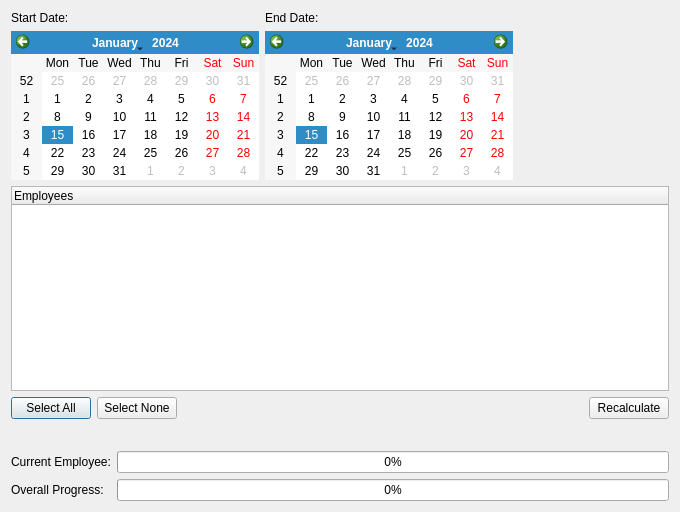
<?xml version="1.0" encoding="UTF-8"?>
<ui version="4.0">
 <class>RecalculateAttendance</class>
 <widget class="QDialog" name="RecalculateAttendance">
  <property name="geometry">
   <rect>
    <x>0</x>
    <y>0</y>
    <width>680</width>
    <height>512</height>
   </rect>
  </property>
  <property name="windowTitle">
   <string>Recalculate Attendance</string>
  </property>
  <layout class="QVBoxLayout" name="verticalLayout">
   <item>
    <layout class="QGridLayout" name="gridLayout">
     <item row="0" column="0">
      <widget class="QLabel" name="label">
       <property name="text">
        <string>Start Date:</string>
       </property>
      </widget>
     </item>
     <item row="0" column="1">
      <widget class="QLabel" name="label_2">
       <property name="text">
        <string>End Date:</string>
       </property>
      </widget>
     </item>
     <item row="1" column="0">
      <widget class="QCalendarWidget" name="StartDate"/>
     </item>
     <item row="1" column="1">
      <widget class="QCalendarWidget" name="EndDate"/>
     </item>
     <item row="0" column="2" rowspan="2">
      <spacer name="horizontalSpacer_2">
       <property name="orientation">
        <enum>Qt::Horizontal</enum>
       </property>
       <property name="sizeHint" stdset="0">
        <size>
         <width>40</width>
         <height>20</height>
        </size>
       </property>
      </spacer>
     </item>
    </layout>
   </item>
   <item>
    <widget class="QTreeWidget" name="EmployeesList">
     <property name="sizePolicy">
      <sizepolicy hsizetype="Expanding" vsizetype="Expanding">
       <horstretch>0</horstretch>
       <verstretch>1</verstretch>
      </sizepolicy>
     </property>
     <column>
      <property name="text">
       <string>Employees</string>
      </property>
     </column>
    </widget>
   </item>
   <item>
    <layout class="QHBoxLayout" name="horizontalLayout">
     <item>
      <widget class="QPushButton" name="SelectAll">
       <property name="text">
        <string>Select All</string>
       </property>
      </widget>
     </item>
     <item>
      <widget class="QPushButton" name="SelectNone">
       <property name="text">
        <string>Select None</string>
       </property>
      </widget>
     </item>
     <item>
      <spacer name="horizontalSpacer">
       <property name="orientation">
        <enum>Qt::Horizontal</enum>
       </property>
       <property name="sizeHint" stdset="0">
        <size>
         <width>40</width>
         <height>20</height>
        </size>
       </property>
      </spacer>
     </item>
     <item>
      <widget class="QPushButton" name="Recalculate">
       <property name="text">
        <string>Recalculate</string>
       </property>
      </widget>
     </item>
    </layout>
   </item>
   <item>
    <layout class="QHBoxLayout" name="horizontalLayout_2">
     <item>
      <widget class="QLabel" name="lblEmployeeName">
       <property name="text">
        <string/>
       </property>
      </widget>
     </item>
     <item>
      <widget class="QLabel" name="lblDate">
       <property name="text">
        <string/>
       </property>
      </widget>
     </item>
     <item>
      <spacer name="horizontalSpacer_3">
       <property name="orientation">
        <enum>Qt::Horizontal</enum>
       </property>
       <property name="sizeHint" stdset="0">
        <size>
         <width>40</width>
         <height>20</height>
        </size>
       </property>
      </spacer>
     </item>
    </layout>
   </item>
   <item>
    <layout class="QGridLayout" name="gridLayout_2">
     <item row="0" column="0">
      <widget class="QLabel" name="label_3">
       <property name="text">
        <string>Current Employee:</string>
       </property>
      </widget>
     </item>
     <item row="0" column="1">
      <widget class="QProgressBar" name="progressBar">
       <property name="value">
        <number>0</number>
       </property>
       <property name="format">
        <string>%p%</string>
       </property>
      </widget>
     </item>
     <item row="1" column="0">
      <widget class="QLabel" name="label_4">
       <property name="text">
        <string>Overall Progress:</string>
       </property>
      </widget>
     </item>
     <item row="1" column="1">
      <widget class="QProgressBar" name="totalProgress">
       <property name="value">
        <number>0</number>
       </property>
      </widget>
     </item>
    </layout>
   </item>
  </layout>
 </widget>
 <resources/>
 <connections/>
</ui>
